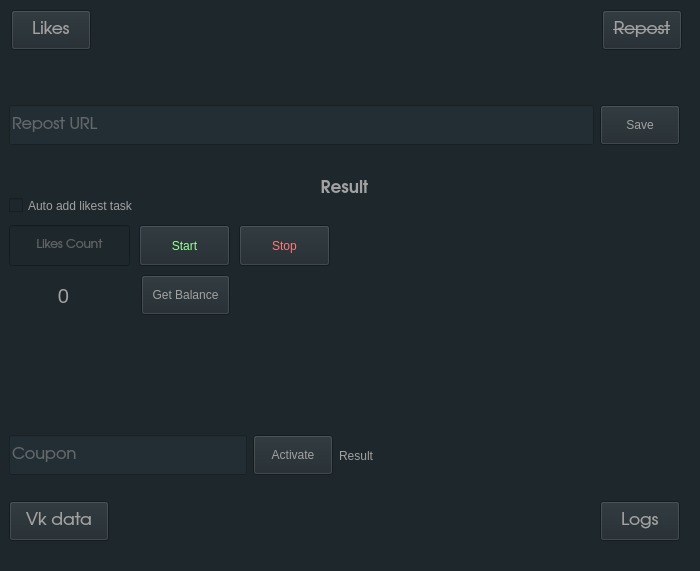
<?xml version="1.0" encoding="UTF-8"?>
<ui version="4.0">
 <class>MainWindow</class>
 <widget class="QMainWindow" name="MainWindow">
  <property name="geometry">
   <rect>
    <x>0</x>
    <y>0</y>
    <width>700</width>
    <height>571</height>
   </rect>
  </property>
  <property name="minimumSize">
   <size>
    <width>700</width>
    <height>571</height>
   </size>
  </property>
  <property name="maximumSize">
   <size>
    <width>700</width>
    <height>571</height>
   </size>
  </property>
  <property name="windowTitle">
   <string>VkPr</string>
  </property>
  <property name="layoutDirection">
   <enum>Qt::LeftToRight</enum>
  </property>
  <property name="styleSheet">
   <string notr="true">color: rgb(162, 162, 162);
background-color: rgb(30, 39, 44);</string>
  </property>
  <widget class="QWidget" name="centralwidget">
   <widget class="QStackedWidget" name="stackedWidget">
    <property name="geometry">
     <rect>
      <x>9</x>
      <y>55</y>
      <width>682</width>
      <height>439</height>
     </rect>
    </property>
    <property name="font">
     <font>
      <weight>50</weight>
      <bold>false</bold>
     </font>
    </property>
    <property name="layoutDirection">
     <enum>Qt::LeftToRight</enum>
    </property>
    <property name="styleSheet">
     <string notr="true"/>
    </property>
    <property name="currentIndex">
     <number>2</number>
    </property>
    <widget class="QWidget" name="vkloginPage">
     <widget class="QWidget" name="layoutWidget">
      <property name="geometry">
       <rect>
        <x>180</x>
        <y>30</y>
        <width>302</width>
        <height>341</height>
       </rect>
      </property>
      <layout class="QVBoxLayout" name="verticalLayout">
       <property name="spacing">
        <number>0</number>
       </property>
       <property name="sizeConstraint">
        <enum>QLayout::SetDefaultConstraint</enum>
       </property>
       <property name="leftMargin">
        <number>0</number>
       </property>
       <property name="topMargin">
        <number>0</number>
       </property>
       <property name="rightMargin">
        <number>0</number>
       </property>
       <property name="bottomMargin">
        <number>23</number>
       </property>
       <item alignment="Qt::AlignHCenter">
        <widget class="QLabel" name="vkImage">
         <property name="enabled">
          <bool>true</bool>
         </property>
         <property name="minimumSize">
          <size>
           <width>100</width>
           <height>100</height>
          </size>
         </property>
         <property name="maximumSize">
          <size>
           <width>100</width>
           <height>100</height>
          </size>
         </property>
         <property name="frameShadow">
          <enum>QFrame::Raised</enum>
         </property>
         <property name="midLineWidth">
          <number>2</number>
         </property>
         <property name="text">
          <string/>
         </property>
         <property name="scaledContents">
          <bool>true</bool>
         </property>
        </widget>
       </item>
       <item>
        <widget class="QLineEdit" name="lineEdit">
         <property name="minimumSize">
          <size>
           <width>0</width>
           <height>0</height>
          </size>
         </property>
         <property name="maximumSize">
          <size>
           <width>300</width>
           <height>40</height>
          </size>
         </property>
         <property name="font">
          <font>
           <family>URW Gothic L</family>
           <pointsize>12</pointsize>
          </font>
         </property>
         <property name="focusPolicy">
          <enum>Qt::StrongFocus</enum>
         </property>
         <property name="styleSheet">
          <string notr="true">background-color: rgb(32, 42, 48);
</string>
         </property>
         <property name="placeholderText">
          <string>Login</string>
         </property>
        </widget>
       </item>
       <item>
        <widget class="QLineEdit" name="lineEdit_2">
         <property name="minimumSize">
          <size>
           <width>0</width>
           <height>0</height>
          </size>
         </property>
         <property name="maximumSize">
          <size>
           <width>300</width>
           <height>40</height>
          </size>
         </property>
         <property name="font">
          <font>
           <family>URW Gothic L</family>
           <pointsize>12</pointsize>
          </font>
         </property>
         <property name="styleSheet">
          <string notr="true">background-color: rgb(32, 42, 48);</string>
         </property>
         <property name="echoMode">
          <enum>QLineEdit::Password</enum>
         </property>
         <property name="dragEnabled">
          <bool>false</bool>
         </property>
         <property name="placeholderText">
          <string>Password</string>
         </property>
        </widget>
       </item>
       <item alignment="Qt::AlignHCenter">
        <widget class="QPushButton" name="pushButton_4">
         <property name="enabled">
          <bool>true</bool>
         </property>
         <property name="sizePolicy">
          <sizepolicy hsizetype="Expanding" vsizetype="Ignored">
           <horstretch>0</horstretch>
           <verstretch>0</verstretch>
          </sizepolicy>
         </property>
         <property name="minimumSize">
          <size>
           <width>100</width>
           <height>30</height>
          </size>
         </property>
         <property name="maximumSize">
          <size>
           <width>100</width>
           <height>35</height>
          </size>
         </property>
         <property name="sizeIncrement">
          <size>
           <width>0</width>
           <height>0</height>
          </size>
         </property>
         <property name="baseSize">
          <size>
           <width>0</width>
           <height>0</height>
          </size>
         </property>
         <property name="focusPolicy">
          <enum>Qt::NoFocus</enum>
         </property>
         <property name="contextMenuPolicy">
          <enum>Qt::DefaultContextMenu</enum>
         </property>
         <property name="layoutDirection">
          <enum>Qt::LeftToRight</enum>
         </property>
         <property name="text">
          <string>Log in</string>
         </property>
         <property name="autoDefault">
          <bool>false</bool>
         </property>
         <property name="default">
          <bool>true</bool>
         </property>
         <property name="flat">
          <bool>false</bool>
         </property>
        </widget>
       </item>
       <item alignment="Qt::AlignHCenter">
        <widget class="QLabel" name="ResultOfLogin">
         <property name="sizePolicy">
          <sizepolicy hsizetype="Maximum" vsizetype="Preferred">
           <horstretch>0</horstretch>
           <verstretch>0</verstretch>
          </sizepolicy>
         </property>
         <property name="minimumSize">
          <size>
           <width>200</width>
           <height>50</height>
          </size>
         </property>
         <property name="maximumSize">
          <size>
           <width>200</width>
           <height>30</height>
          </size>
         </property>
         <property name="font">
          <font>
           <pointsize>10</pointsize>
           <weight>75</weight>
           <italic>false</italic>
           <bold>true</bold>
           <underline>false</underline>
          </font>
         </property>
         <property name="styleSheet">
          <string notr="true"/>
         </property>
         <property name="frameShape">
          <enum>QFrame::NoFrame</enum>
         </property>
         <property name="lineWidth">
          <number>2</number>
         </property>
         <property name="text">
          <string>test</string>
         </property>
         <property name="alignment">
          <set>Qt::AlignHCenter|Qt::AlignTop</set>
         </property>
         <property name="wordWrap">
          <bool>false</bool>
         </property>
         <property name="margin">
          <number>3</number>
         </property>
         <property name="indent">
          <number>0</number>
         </property>
        </widget>
       </item>
      </layout>
     </widget>
    </widget>
    <widget class="QWidget" name="LogsPage">
     <property name="minimumSize">
      <size>
       <width>0</width>
       <height>502</height>
      </size>
     </property>
     <property name="maximumSize">
      <size>
       <width>746</width>
       <height>16777215</height>
      </size>
     </property>
     <property name="focusPolicy">
      <enum>Qt::StrongFocus</enum>
     </property>
     <property name="toolTipDuration">
      <number>0</number>
     </property>
     <property name="layoutDirection">
      <enum>Qt::RightToLeft</enum>
     </property>
     <property name="styleSheet">
      <string notr="true">border-color: rgb(138, 226, 52);</string>
     </property>
     <widget class="QPlainTextEdit" name="plainTextEdit">
      <property name="geometry">
       <rect>
        <x>0</x>
        <y>10</y>
        <width>681</width>
        <height>421</height>
       </rect>
      </property>
      <property name="styleSheet">
       <string notr="true">background-color: rgb(35, 46, 52);
</string>
      </property>
     </widget>
     <widget class="QWidget" name="layoutWidget">
      <property name="geometry">
       <rect>
        <x>0</x>
        <y>470</y>
        <width>681</width>
        <height>41</height>
       </rect>
      </property>
      <layout class="QHBoxLayout" name="horizontalLayout_2"/>
     </widget>
    </widget>
    <widget class="QWidget" name="LikesPage">
     <widget class="QLabel" name="ResultSaveUrl">
      <property name="geometry">
       <rect>
        <x>100</x>
        <y>110</y>
        <width>471</width>
        <height>41</height>
       </rect>
      </property>
      <property name="font">
       <font>
        <family>URW Gothic L</family>
        <pointsize>13</pointsize>
        <weight>75</weight>
        <bold>true</bold>
       </font>
      </property>
      <property name="text">
       <string>Result</string>
      </property>
      <property name="alignment">
       <set>Qt::AlignCenter</set>
      </property>
     </widget>
     <widget class="QWidget" name="layoutWidget">
      <property name="geometry">
       <rect>
        <x>0</x>
        <y>30</y>
        <width>671</width>
        <height>81</height>
       </rect>
      </property>
      <layout class="QHBoxLayout" name="horizontalLayout">
       <item>
        <widget class="QLineEdit" name="LabelLikesUrl">
         <property name="maximumSize">
          <size>
           <width>16777215</width>
           <height>40</height>
          </size>
         </property>
         <property name="font">
          <font>
           <family>URW Gothic L</family>
           <pointsize>12</pointsize>
          </font>
         </property>
         <property name="styleSheet">
          <string notr="true">background-color: rgb(35, 46, 52);</string>
         </property>
         <property name="placeholderText">
          <string>Repost URL</string>
         </property>
        </widget>
       </item>
       <item>
        <widget class="QPushButton" name="SaveUrlButton">
         <property name="maximumSize">
          <size>
           <width>16777215</width>
           <height>40</height>
          </size>
         </property>
         <property name="text">
          <string>Save</string>
         </property>
        </widget>
       </item>
      </layout>
     </widget>
     <widget class="QLineEdit" name="LikesCount">
      <property name="geometry">
       <rect>
        <x>0</x>
        <y>170</y>
        <width>121</width>
        <height>41</height>
       </rect>
      </property>
      <property name="font">
       <font>
        <family>URW Gothic L</family>
       </font>
      </property>
      <property name="toolTipDuration">
       <number>-1</number>
      </property>
      <property name="text">
       <string/>
      </property>
      <property name="cursorPosition">
       <number>0</number>
      </property>
      <property name="alignment">
       <set>Qt::AlignCenter</set>
      </property>
      <property name="placeholderText">
       <string>Likes Count</string>
      </property>
     </widget>
     <widget class="QLabel" name="ResultStartLikes">
      <property name="geometry">
       <rect>
        <x>340</x>
        <y>180</y>
        <width>271</width>
        <height>21</height>
       </rect>
      </property>
      <property name="font">
       <font>
        <family>URW Gothic L</family>
        <pointsize>12</pointsize>
        <weight>75</weight>
        <bold>true</bold>
       </font>
      </property>
      <property name="styleSheet">
       <string notr="true">border-color: rgb(255, 255, 255);</string>
      </property>
      <property name="lineWidth">
       <number>-1</number>
      </property>
      <property name="midLineWidth">
       <number>0</number>
      </property>
      <property name="text">
       <string/>
      </property>
      <property name="scaledContents">
       <bool>false</bool>
      </property>
      <property name="alignment">
       <set>Qt::AlignBottom|Qt::AlignJustify</set>
      </property>
      <property name="margin">
       <number>0</number>
      </property>
      <property name="indent">
       <number>0</number>
      </property>
     </widget>
     <widget class="QToolButton" name="StartLikes">
      <property name="geometry">
       <rect>
        <x>130</x>
        <y>170</y>
        <width>91</width>
        <height>41</height>
       </rect>
      </property>
      <property name="styleSheet">
       <string notr="true">color: rgb(154, 255, 152);</string>
      </property>
      <property name="text">
       <string>Start</string>
      </property>
     </widget>
     <widget class="QToolButton" name="StopLikes">
      <property name="geometry">
       <rect>
        <x>230</x>
        <y>170</y>
        <width>91</width>
        <height>41</height>
       </rect>
      </property>
      <property name="styleSheet">
       <string notr="true">color: rgb(255, 121, 123);</string>
      </property>
      <property name="text">
       <string>Stop</string>
      </property>
     </widget>
     <widget class="QWidget" name="layoutWidget">
      <property name="geometry">
       <rect>
        <x>20</x>
        <y>220</y>
        <width>201</width>
        <height>41</height>
       </rect>
      </property>
      <layout class="QHBoxLayout" name="horizontalLayout_5">
       <property name="spacing">
        <number>43</number>
       </property>
       <item>
        <widget class="QLabel" name="LikesBalanceLabel">
         <property name="font">
          <font>
           <pointsize>15</pointsize>
          </font>
         </property>
         <property name="text">
          <string>0</string>
         </property>
         <property name="alignment">
          <set>Qt::AlignCenter</set>
         </property>
        </widget>
       </item>
       <item>
        <widget class="QPushButton" name="getBalance">
         <property name="minimumSize">
          <size>
           <width>89</width>
           <height>20</height>
          </size>
         </property>
         <property name="maximumSize">
          <size>
           <width>91</width>
           <height>40</height>
          </size>
         </property>
         <property name="focusPolicy">
          <enum>Qt::NoFocus</enum>
         </property>
         <property name="text">
          <string>Get Balance</string>
         </property>
        </widget>
       </item>
      </layout>
     </widget>
     <widget class="QWidget" name="layoutWidget_2">
      <property name="geometry">
       <rect>
        <x>0</x>
        <y>360</y>
        <width>430</width>
        <height>81</height>
       </rect>
      </property>
      <layout class="QHBoxLayout" name="horizontalLayout_6">
       <item>
        <widget class="QLineEdit" name="LabelCoupon">
         <property name="maximumSize">
          <size>
           <width>16777215</width>
           <height>40</height>
          </size>
         </property>
         <property name="font">
          <font>
           <family>URW Gothic L</family>
           <pointsize>12</pointsize>
          </font>
         </property>
         <property name="styleSheet">
          <string notr="true">background-color: rgb(35, 46, 52);</string>
         </property>
         <property name="placeholderText">
          <string>Coupon</string>
         </property>
        </widget>
       </item>
       <item>
        <widget class="QPushButton" name="SaveCouponButton">
         <property name="maximumSize">
          <size>
           <width>16777215</width>
           <height>40</height>
          </size>
         </property>
         <property name="text">
          <string>Activate</string>
         </property>
        </widget>
       </item>
       <item>
        <widget class="QLabel" name="ResultCoupon">
         <property name="minimumSize">
          <size>
           <width>100</width>
           <height>0</height>
          </size>
         </property>
         <property name="maximumSize">
          <size>
           <width>100</width>
           <height>16777215</height>
          </size>
         </property>
         <property name="text">
          <string>Result</string>
         </property>
         <property name="margin">
          <number>13</number>
         </property>
        </widget>
       </item>
      </layout>
     </widget>
     <widget class="QCheckBox" name="LikestCheckBox">
      <property name="geometry">
       <rect>
        <x>0</x>
        <y>140</y>
        <width>161</width>
        <height>21</height>
       </rect>
      </property>
      <property name="text">
       <string>Auto add likest task</string>
      </property>
     </widget>
    </widget>
   </widget>
   <widget class="QWidget" name="layoutWidget">
    <property name="geometry">
     <rect>
      <x>11</x>
      <y>9</y>
      <width>671</width>
      <height>42</height>
     </rect>
    </property>
    <layout class="QHBoxLayout" name="horizontalLayout_3">
     <item alignment="Qt::AlignLeft">
      <widget class="QPushButton" name="LikesButton">
       <property name="minimumSize">
        <size>
         <width>0</width>
         <height>40</height>
        </size>
       </property>
       <property name="font">
        <font>
         <family>URW Gothic L</family>
         <pointsize>13</pointsize>
        </font>
       </property>
       <property name="focusPolicy">
        <enum>Qt::NoFocus</enum>
       </property>
       <property name="contextMenuPolicy">
        <enum>Qt::DefaultContextMenu</enum>
       </property>
       <property name="text">
        <string>Likes</string>
       </property>
      </widget>
     </item>
     <item alignment="Qt::AlignRight">
      <widget class="QPushButton" name="ReposButton">
       <property name="maximumSize">
        <size>
         <width>16777215</width>
         <height>40</height>
        </size>
       </property>
       <property name="font">
        <font>
         <family>URW Gothic L</family>
         <pointsize>13</pointsize>
         <strikeout>true</strikeout>
        </font>
       </property>
       <property name="focusPolicy">
        <enum>Qt::NoFocus</enum>
       </property>
       <property name="text">
        <string>Repost</string>
       </property>
      </widget>
     </item>
    </layout>
   </widget>
   <widget class="QWidget" name="layoutWidget">
    <property name="geometry">
     <rect>
      <x>9</x>
      <y>500</y>
      <width>671</width>
      <height>42</height>
     </rect>
    </property>
    <layout class="QHBoxLayout" name="horizontalLayout_4">
     <item>
      <widget class="QPushButton" name="VkLoginButton">
       <property name="maximumSize">
        <size>
         <width>100</width>
         <height>40</height>
        </size>
       </property>
       <property name="font">
        <font>
         <family>URW Gothic L</family>
         <pointsize>13</pointsize>
         <weight>50</weight>
         <italic>false</italic>
         <bold>false</bold>
         <underline>false</underline>
        </font>
       </property>
       <property name="focusPolicy">
        <enum>Qt::NoFocus</enum>
       </property>
       <property name="styleSheet">
        <string notr="true"/>
       </property>
       <property name="text">
        <string>Vk data</string>
       </property>
      </widget>
     </item>
     <item alignment="Qt::AlignRight">
      <widget class="QPushButton" name="LogsButton">
       <property name="enabled">
        <bool>true</bool>
       </property>
       <property name="minimumSize">
        <size>
         <width>0</width>
         <height>40</height>
        </size>
       </property>
       <property name="maximumSize">
        <size>
         <width>100</width>
         <height>40</height>
        </size>
       </property>
       <property name="sizeIncrement">
        <size>
         <width>100</width>
         <height>0</height>
        </size>
       </property>
       <property name="font">
        <font>
         <family>URW Gothic L</family>
         <pointsize>13</pointsize>
        </font>
       </property>
       <property name="mouseTracking">
        <bool>false</bool>
       </property>
       <property name="focusPolicy">
        <enum>Qt::NoFocus</enum>
       </property>
       <property name="styleSheet">
        <string notr="true"/>
       </property>
       <property name="text">
        <string>Logs</string>
       </property>
       <property name="shortcut">
        <string>Ctrl+S</string>
       </property>
       <property name="checkable">
        <bool>false</bool>
       </property>
       <property name="checked">
        <bool>false</bool>
       </property>
       <property name="autoRepeat">
        <bool>false</bool>
       </property>
       <property name="autoExclusive">
        <bool>false</bool>
       </property>
       <property name="autoDefault">
        <bool>false</bool>
       </property>
       <property name="default">
        <bool>false</bool>
       </property>
       <property name="flat">
        <bool>false</bool>
       </property>
      </widget>
     </item>
    </layout>
   </widget>
  </widget>
  <widget class="QMenuBar" name="menuBar">
   <property name="geometry">
    <rect>
     <x>0</x>
     <y>0</y>
     <width>700</width>
     <height>22</height>
    </rect>
   </property>
  </widget>
  <action name="action456">
   <property name="text">
    <string>456</string>
   </property>
  </action>
 </widget>
 <resources/>
 <connections>
  <connection>
   <sender>pushButton_4</sender>
   <signal>clicked()</signal>
   <receiver>lineEdit_2</receiver>
   <slot>copy()</slot>
   <hints>
    <hint type="sourcelabel">
     <x>389</x>
     <y>386</y>
    </hint>
    <hint type="destinationlabel">
     <x>191</x>
     <y>336</y>
    </hint>
   </hints>
  </connection>
  <connection>
   <sender>pushButton_4</sender>
   <signal>clicked()</signal>
   <receiver>lineEdit</receiver>
   <slot>copy()</slot>
   <hints>
    <hint type="sourcelabel">
     <x>389</x>
     <y>386</y>
    </hint>
    <hint type="destinationlabel">
     <x>191</x>
     <y>281</y>
    </hint>
   </hints>
  </connection>
 </connections>
</ui>
